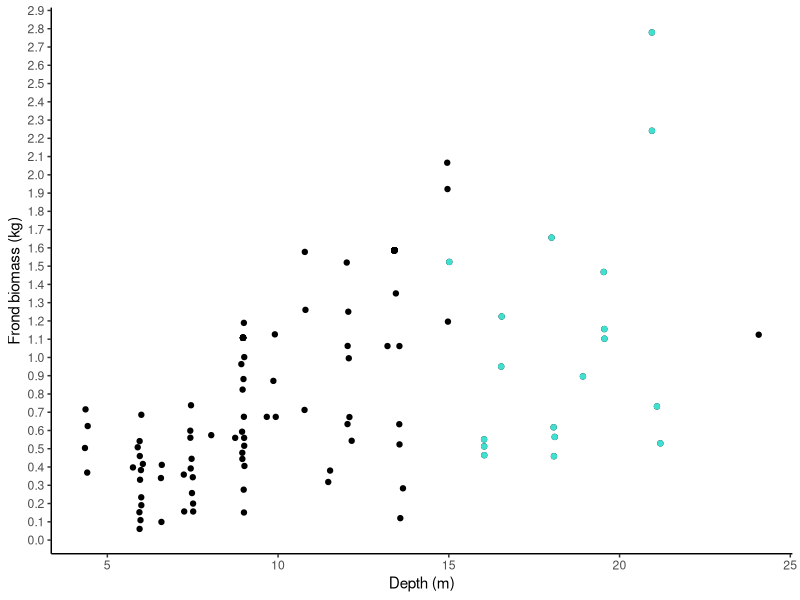
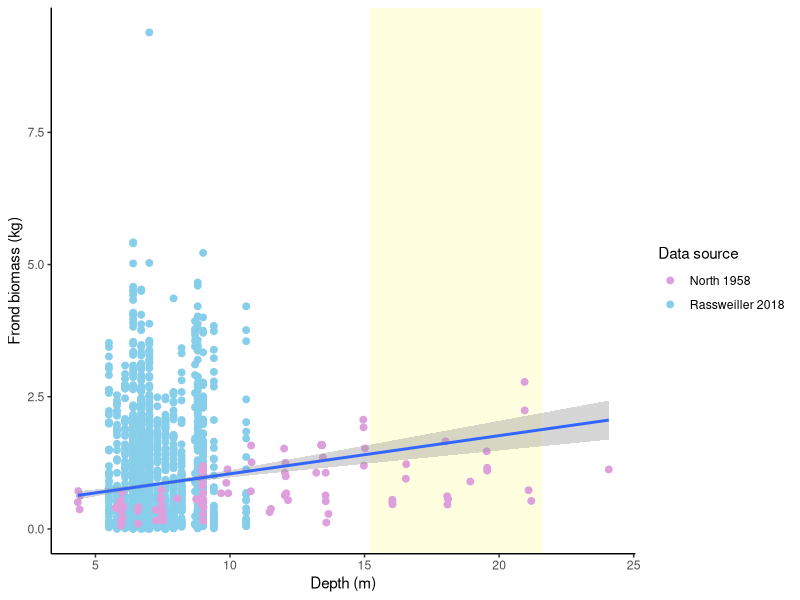
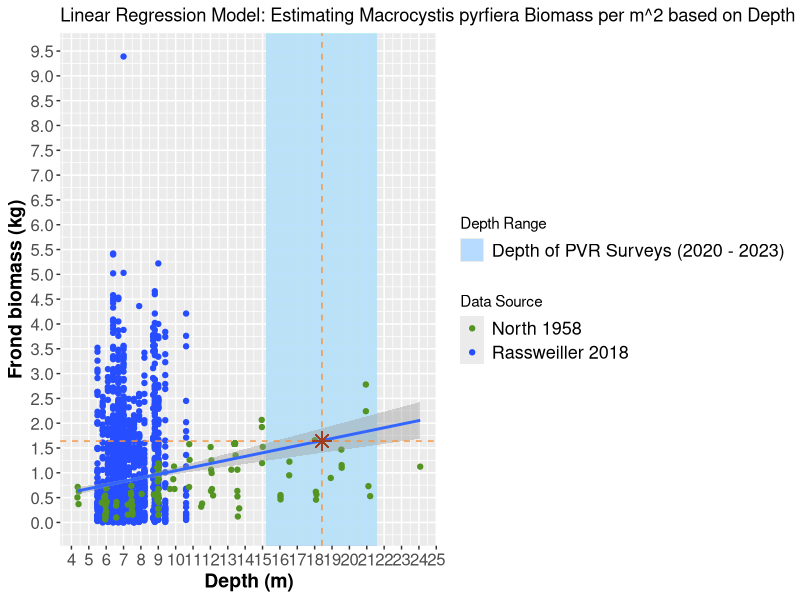
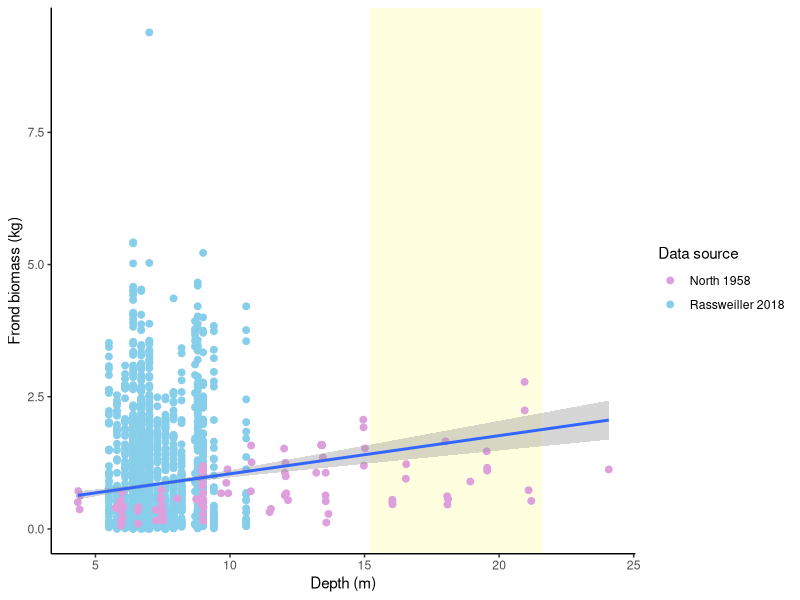

Recreate these plots in R, in order. (Note: this script raises an error after producing the figures.)
# CREATION DATE 3 June 2024
# MODIFIED DATE 6 July  2024
# MODIFIED by Katie P. July 10 2024

# AUTHOR: kitchel@oxy.edu & placensia@oxy.edu

# PURPOSE: Determine how frond biomass varies with depth from both North 1958 and Rassweiler 2018
#K.P. Create a graph that shows how giant kelp biomass has increased each year on PVR from 2020 - 2023. Determine how to calculate biomass values on each module from stipe density values (because stipe density is a proxy for frond density).
#############################
##Setup
#############################
library(tidyverse)
library(lubridate)
############################
#LOAD DATA
############################
#open data subset of PVR only
dat_PV_macrocystis_post_construction <- read_csv(file = file.path("data","dat_PV_macrocystis_post_construction.csv"))
#View data subset
dat_PV_macrocystis_post_construction


#North et al. 1958 conducted a study on M. pyrifera to determine how much giant kelp was present in the Papalote Bed during different months of the year. Due to weathering kelp beds were not present in October and December of 1957, but thick kelp beds were observed from a campsite on shore in May 1957. Then again in May of 1958 aerial surveys revealed that the bed was once again existent. Between May and July 1957 juvenile plants appeared and better growing conditions allowed for the formation of a canopy/
# The North team collected data on giant kelp juveniles at depths from 20 to 25 m, as well as from depths from 4 to 25 m. North 1958 estimated the average weight of a stipes plus attached pneumatocysts and blades for depths of around 18 m; around the depth at which the VRG completed ARM surveys. The data set by North provides the mass of all weighed kelp fronds from this experiment.
#This data set will provide us with the depth and mass of each sampled and collected frond from the North 1958 experiment from June, July, and August of 1958.

#import North et al. 1958 data
North_1958_kelp_frond_biomass <- read_csv(file.path("data","North_1958_kelp_frond_biomass.csv"))
# Lets look at the data set
North_1958_kelp_frond_biomass
# Looks great!

# Rassweiler completed more than a decade long study on determining the relationship between NPP and biomass, and through their dive surveys they were able to create a data set that estimates the seasonal biomass, growth and NPP for the five years covered by the Reed and Rassweiler publication (2002-2006) and with a decade long of additional data (2007 - 2017).
#import Rassweiler et al. 2018 data
Rassweiler_2018_kelpdata <- read_csv(file.path("data","Rassweiler_2018_kelpdata.csv"))

Rassweiler_2018_kelpdata
############################
#PVR depths
############################

summary(dat_PV_macrocystis_post_construction$SurveyDepth_m)

#By looking at the summary of SurveyDepths in m of the dive surveys conducted at PVR we can determine whether the biomass estimates postulated by North and Rassweiler are applicable to our data set. The best way to project the biomass values from Rassweiler and Reed is to make sure that the depths at which they completed their surveys is similar to the depth at which we collected PVR ARM data as well.
# We see that the minimum depth of dive surveys completed by the VRG at PVR was 15.2 m, and the maximum depth was 21.6 m *Zoë note:(keep in mind this is dive computer data, so it's rough)

PVR_min_depth <- 15.2
PVR_max_depth <- 21.6
PVR_mean_depth <- 18.42

############################
#North 1958 predictions for this depth range
############################
# To determine the biomass at the 15.2 - 21.6 depth range we filtered North's data set to only look at fronds collected at this range.

summary(North_1958_kelp_frond_biomass |>
          filter(Depth_m > 15 & Depth_m < 22))

#For depths between 15.01 and 21.19, weight of fronds ranges from 0.45 kg to 2.77 kg with an average of 1.07 kg.

#what does this look like visually? (Highlighting depths that match our depths)
ggplot() +
  geom_point(data = North_1958_kelp_frond_biomass, aes(x = Depth_m, y = weight_kg)) +
  geom_point(data = North_1958_kelp_frond_biomass |> filter(Depth_m > 15 & Depth_m < 22), aes(x = Depth_m, y = weight_kg), color = "turquoise") +
  labs(x = "Depth (m)", y = "Frond biomass (kg)") +
  theme_classic() +
  scale_y_continuous(breaks = seq(0, 3, by = 0.1))
#ggplot shows the frond biomass at which North collected a frond between 15-22 m.

############################
#Rassweiler 2018 predictions for this depth range
############################

Rassweiler_2018_kelpdata.r <- Rassweiler_2018_kelpdata |>
  filter(complete.cases(DEPTH) & complete.cases(WT_WC) & complete.cases(WT_C)) #only include rows with data for depth, watercolumn weight, and canopy weight

# By finding the sum of column weight and canopy weight we can determine the mean weight of all giant kelp fronds
#make new column summing water column weight and canopy weight
Rassweiler_2018_kelpdata.r <- Rassweiler_2018_kelpdata.r |>
  mutate(WT_F = WT_WC + WT_C) |>
  group_by(DEPTH) |>
  mutate(mean_wt_depth = mean(WT_F, na.rm = T))

#Lets look at this column
view(Rassweiler_2018_kelpdata.r)

#run a linear model (predicting weight of frond by depth). The linear model will help describe the relationship between WT_F (sum weight of water column and canopy fronds) and the depth at which the samples were collected by the VRG at PVR (ARM).
lm_mod <- lm(WT_F ~ DEPTH, data = Rassweiler_2018_kelpdata.r)

#let's look at model results in console
summary(lm_mod)

#it's a significant relationship (Pr(>|t|) or p-value is < 0.05)
#It predicts that Frond weight = 0.117 * DEPTH + 0.010

#Therefore, this model predicts that fronds at the minimum PVR depth = 1.79 kg
#minimum depth PVR * coefficient + intercept
PVR_min_depth * 0.117 + 0.010

#And then, this model predicts that fronds at the maximum PVR depth = 2.5372 kg
#minimum depth PVR * coefficient + intercept
PVR_max_depth * 0.117 + 0.010

#How does Rasweiller data overlap with North data?

#reduce Rasweiller data to depth and biomass
# Only look at depth and biomass bc those are the two variables we want to compare with North's data
Rassweiler_2018_depth_biomass <- Rassweiler_2018_kelpdata.r |>
  select(DEPTH, WT_F) |>
  mutate(source = "Rassweiller 2018") #add new column identifying data source
view(Rassweiler_2018_depth_biomass)

#add new column to North data as well
North_1958_kelp_frond_biomass <- North_1958_kelp_frond_biomass |>
  mutate(source = "North 1958")  #add new column identifying data source
view(North_1958_kelp_frond_biomass)

#do column names and order match?
colnames(Rassweiler_2018_depth_biomass)
colnames(North_1958_kelp_frond_biomass)

#order yes, but name no, so I will change names of North to match

colnames(North_1958_kelp_frond_biomass) <- colnames(Rassweiler_2018_depth_biomass)

#combine datasets
kelp_frond_biomass_merge <- bind_rows(Rassweiler_2018_depth_biomass, North_1958_kelp_frond_biomass)
view(kelp_frond_biomass_merge)

kelp_frond_merge_scatterplot <- ggplot() +
  geom_rect(aes(xmin = PVR_min_depth, xmax = PVR_max_depth, ymin = -Inf, ymax = Inf), fill = "lightyellow") + #add depth range of PVR in background
  geom_point(data = kelp_frond_biomass_merge, aes(x = DEPTH, y = WT_F, color = source), size = 2) +
  scale_color_manual(values = c("plum","skyblue")) +
  labs(x = "Depth (m)", y = "Frond biomass (kg)", color = "Data source") +
  geom_smooth(data = kelp_frond_biomass_merge, aes(x = DEPTH, y = WT_F), method = "lm") +
  theme_classic()

kelp_frond_merge_scatterplot

# The light yellow area shows the minimum and maximum depths at which the VRG completes PVR surveys. Having this defined area help determine the points at which we can calculate frond biomass values
# The plum points identify all the data taken by North (WT_F ~ DEPTH). The skyblue points show the points at which Rassweiler collected data.
#this figure may be helpful for the poster, save it to figures folder
ggsave(kelp_frond_merge_scatterplot, path = file.path("figures"), filename = "kelp_frond_merge_scatterplot.jpg", height = 10, width = 10, units = "in")

stop_x <- 18.42
stop_y <- 1.64

#NOT USING THIS CODE: I recommend playing around with this figure to add dates of papers to legend, and make points and figure labels larger
kelp_frond_merge_scatterplot2 <- ggplot(data = kelp_frond_biomass_merge) +
  ggtitle("Linear Regression Model: Estimating Macrocystis pyrfiera Biomass per m^2 based on Depth") +
  geom_rect(aes(xmin = PVR_min_depth, xmax = PVR_max_depth, ymin = -Inf, ymax = Inf, fill = "Depth of PVR Surveys (2020 - 2023)"), colour = NA, alpha = 0.05) + #add depth range of PVR in background
  geom_point(data = kelp_frond_biomass_merge, aes(x = DEPTH, y = WT_F, color = source), size = 1.5) +
  scale_color_manual(values = c("#549422","#264DFF")) +
  labs(x = "Depth (m)", y = "Frond biomass (kg)", color = "Data Source") +
  geom_smooth(data = kelp_frond_biomass_merge, aes(x = DEPTH, y = WT_F), method = "lm") +
  geom_vline(xintercept = stop_x, linetype = "dashed", color = "#F69541") +
  geom_hline(yintercept = stop_y, linetype = "dashed", color = "#F69541") +
  geom_point(aes(x = stop_x, y = stop_y), shape = 8, size = 4, color = "#9E3D22", fill = "yellow") +
  scale_y_continuous(breaks = seq(0, 11, by = 0.5)) +
  scale_x_continuous(breaks = seq(0, 25, by = 1)) +
  theme(axis.text = element_text(size = 12),
        axis.title = element_text(size = 14, face = "bold"),
        legend.text = element_text(size = 13)) +
  scale_fill_manual('Depth Range',
                    values = '#B6DBFF',
                    guide = guide_legend(override.aes = list(alpha = 1)))

kelp_frond_merge_scatterplot2





# FIGURE TO USE!
# #1 geom_text(aes(label = pastel("y =", round(coef(lm(y ~ x, data = PVR_frond_biomass_model_output))[1], 2), "* x +", round(coef(lm(y ~ x, data = PVR_frond_biomass_model_output))[2], 2))), x = 15, y = 50, hjust = 0, parse = TRUE)

legend_data <- (data = single_coordinate)

stop_x <- 18.42
stop_y <- 1.64

kelp_frond_merge_scatterplot23 <- ggplot(data = kelp_frond_biomass_merge) +
  geom_rect(aes(xmin = PVR_min_depth, xmax = PVR_max_depth, ymin = -Inf, ymax = Inf, fill = "Depth of PVR Surveys (2020 - 2023)"), colour = NA, alpha = 0.05) +
  geom_vline(xintercept = 18.42, linetype = "dashed", color = "#F69541") +
  geom_hline(yintercept = 1.64, linetype = "dashed", color = "#F69541") + #add depth range of PVR in background
  annotate(geom = "text", x = 18, y = 4, label = "Frond biomass (kg) = 0.072 * Depth + 0.320\np-value = 0.000177\nR^2 = 0.0179") +
  geom_point(data = kelp_frond_biomass_merge, aes(x = DEPTH, y = WT_F, color = source), size = 1.5) +
  scale_color_manual(values = c("#549422","#264DFF"), name = "Data Source") +
  labs(x = "Depth (m)", y = "Frond biomass (kg)", color = "Data Source", color = source) +
  geom_smooth(data = kelp_frond_biomass_merge, aes(x = DEPTH, y = WT_F), method = "lm", se = FALSE) +
  geom_point(data = single_coordinate, aes(x = DEPTH, y = WT_F), shape = 8, size = 4, color = "#9E3D22", fill = "yellow") +
  geom_point(data = legend_data, aes(x = DEPTH, y = WT_F, shape = "Average Depth of PVR"), size = 4, color = "#9E3D22", fill = "yellow") + # Manually set shape for the legend
  scale_shape_manual(name = "Average Depth of PVR Dive Surveys (2020 - 2023)", values = c("Average Depth of PVR" = 8)) +
  scale_y_continuous(breaks = seq(0, 11, by = 0.5)) +
  scale_x_continuous(breaks = seq(0, 25, by = 1)) +
  theme(axis.text = element_text(size = 12),
        axis.title = element_text(size = 14, face = "bold"),
        legend.text = element_text(size = 13)) +
  scale_fill_manual('Depth Range',
                    values = '#B6DBFF',
                    guide = guide_legend(override.aes = list(alpha = 1)))

kelp_frond_merge_scatterplot23


ggsave(kelp_frond_merge_scatterplot23, path = ("figures"), filename = "kelp_frond_merge_scatterplot23.jpg", width = 15.8, height = 8, units = "in", dpi = 300)


# CHATGPT FIXED CODE
library(ggplot2)

# Assuming stop_x and stop_y are defined somewhere else in your script
stop_x <- 18.42
stop_y <- 1.64

single_point <- kelp_frond_biomass_merge(
  x = 18.42,
  y = 1.65,
  label = "Mean Depth of PVR Dive Surveys"
)



#Need to add geom_point star to legend: * = average weight of giant kelp (1.64 kg/m^2) at mean depth of all PVR surveys (18.42 m)
kelp_frond_merge_scatterplot234 <- ggplot(data = kelp_frond_biomass_merge, aes(x = DEPTH, y = WT_F, color = group)) +
  geom_rect(aes(xmin = PVR_min_depth, xmax = PVR_max_depth, ymin = -Inf, ymax = Inf, fill = "Depth of PVR Surveys (2020 - 2023)"), colour = NA, alpha = 0.05) + # add depth range of PVR in background
  geom_point(aes(color = source), size = 1.5) +
  geom_vline(xintercept = 18.42, linetype = "dashed", color = "#F69541", size = 0.5 ) +
  geom_hline(yintercept = 1.64, linetype = "dashed", color = "#F69541", size = 0.5 ) +
  annotate(geom = "text", size = 4, x = 18.5, y = 4.2,
           label = "Frond biomass (kg) = Depth * 0.072 + 0.320\np-value = 0.000177\nR^2 = 0.0179") +  # Corrected the label to display on multiple lines
  scale_color_manual(values = c("#549422", "#264DFF")) +
  labs(x = "Depth (m)", y = "Frond biomass (kg)", color = "Data Source") +
  geom_smooth(method = "lm") +  # Added geom_smooth for linear model
  geom_point(aes(x = stop_x, y = stop_y), shape = 8, size = 4, color = "#9E3D22", fill = "yellow") +
  scale_y_continuous(breaks = seq(0, 11, by = 0.5)) +
  scale_x_continuous(breaks = seq(0, 25, by = 1)) +
  theme(axis.text = element_text(size = 12),
        axis.title = element_text(size = 14, face = "bold"),
        legend.text = element_text(size = 13)) +
  scale_fill_manual('Depth Range',
                    values = '#B6DBFF',
                    guide = guide_legend(override.aes = list(alpha = 1)))

kelp_frond_merge_scatterplot234


# This figure shows us the intersection point of the linear model formula/regression line that predicts the "WT_F" (frond wet weight) at the average depth.
# The geom_smooth line provides us with a way to predict the average wet weight of a kelp frond at a specific depth. The average depth of PVR surveys was 18.42 m. We see that at the intersection point of the lm formula, the average frond biomass of giant kelp is 1.64 kg.



PVR_linear_plot <- ggplot(data = kelp_frond_biomass_merge) +
  geom_smooth(data = kelp_frond_biomass_merge, aes(x = DEPTH, y = WT_F), method = "lm") +
  theme_classic()

#you can also make other adjustments to your liking!
#It could even be cool to include the linear model you build below on the plot as well as text
#You'd want to share model structure (y = mx+b with actual values for m and b, the R^2 value, and the p value)

#let's build another linear model (predicting weight of frond by depth)
# This new linear model will provide us with a formula to predict kelp biomass within a specific depth in the PVR data set.
lm_mod_full <- lm(WT_F ~ DEPTH, data = kelp_frond_biomass_merge)

#let's look at model results in console
summary(lm_mod_full)

#it's a significant relationship (Pr(>|t|) or p-value is < 0.05)
#It predicts that Frond weight = 0.072 * DEPTH + 0.320

#Therefore, this model predicts that fronds at the minimum PVR depth = 1.4144 kg
#minimum depth PVR * coefficient + intercept
PVR_min_depth * 0.072 + 0.320

#And then, this model predicts that fronds at the maximum PVR depth = 1.8752 kg
#minimum depth PVR * coefficient + intercept
PVR_max_depth * 0.072 + 0.320

#Let's move forward with the merged datasets for analyses
# We will use PVR mean depth from model for mean frond biomass, but also consider minimum and maximum values as well
PVR_mean_depth * 0.072 + 0.320

#--> 1.64 kg per frond on average for depths between 15.2 m to 21.6 (using both Rassweiller and North as input to a simple linear model)

#save these outputs in a data frame for future scripts
PVR_frond_biomass_model_output <- data.frame(weight_component = c("min","mean","max"), weight_kg = c(PVR_min_depth * 0.072 + 0.320,
                                                                                                     PVR_mean_depth * 0.072 + 0.320,
                                                                                                     PVR_max_depth * 0.072 + 0.320))

write_csv(PVR_frond_biomass_model_output, file = file.path("output","PVR_frond_biomass_model_output.csv"))


